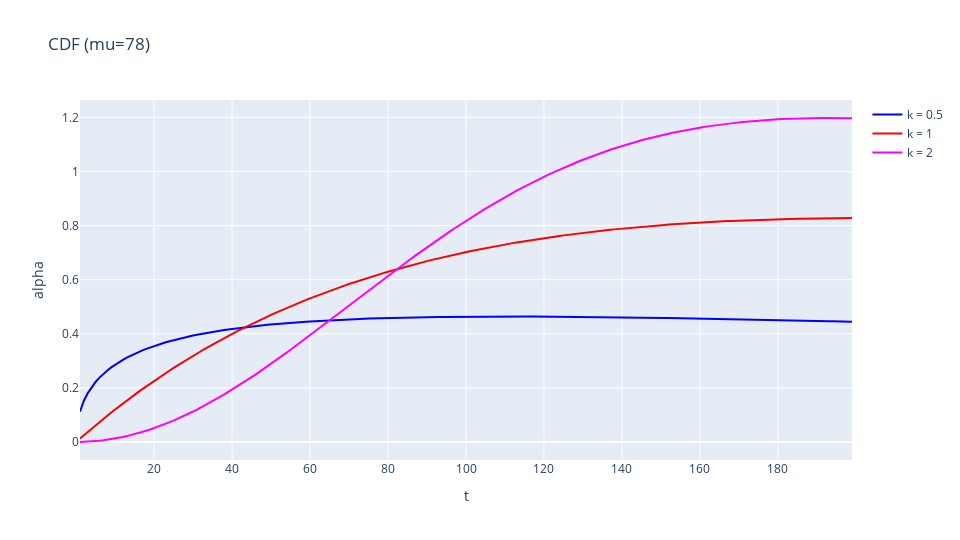
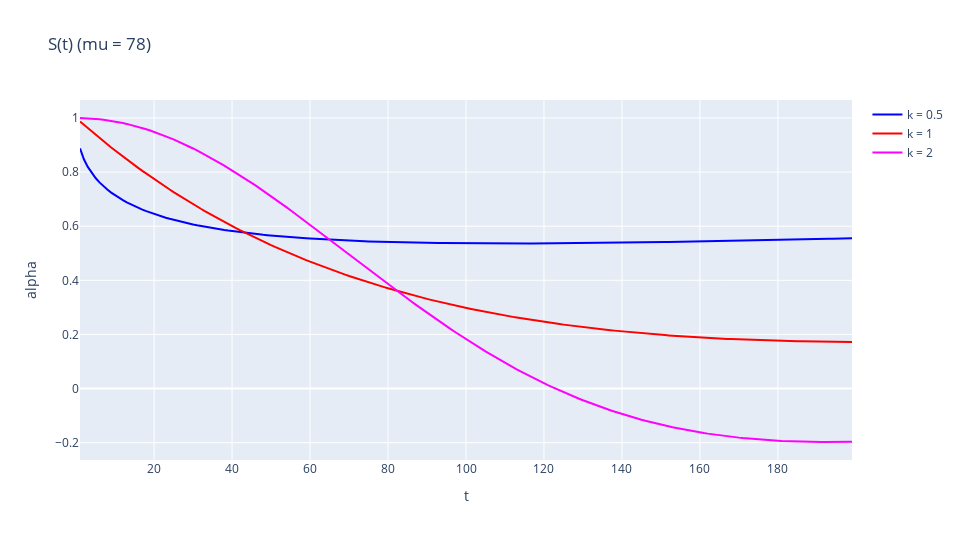
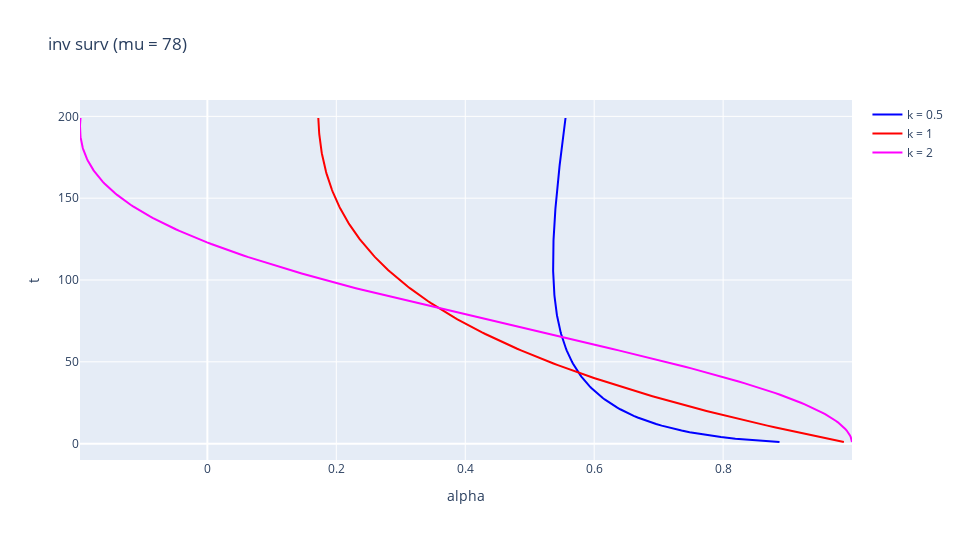

These figures' notebook cell, in order:
### Markdown cell above
##### CDF, survival, inverse survival

### Code cell
x, y05, y1, y2 = [], [], [], []
for t in range(1, 200, 1):
    x.append(t)
    y05.append(cdf(t, 0.5, 78))
    y1.append(cdf(t, 1, 78))
    y2.append(cdf(t, 2, 78))

print(x)
print(y05)

# CDF mu = 78
plot(x, x, x, y05, y1, y2, "t", "alpha", "CDF (mu=78)")

# Survival mu = 78
plot(x, x, x, [1-i for i in y05], [1-i for i in y1], [1-i for i in y2], "t", "alpha", "S(t) (mu = 78)")

# Inverse survival mu = 78
plot([1-i for i in y05], [1-i for i in y1], [1-i for i in y2], x, x, x, "alpha", "t", "inv surv (mu = 78)")

### Figure 1 — Plotly figure (JSON) as saved in the notebook; plotly's stock layout.template omitted (floating-point values rounded to 4 significant figures; data arrays with more than 128 entries replaced by an {"elided": "..."} marker saying what was removed)
{"data": [{"marker": {"color": "blue"}, "mode": "lines", "name": "k = 0.5", "type": "scatter", "x": {"elided": "199 int values"}, "y": {"elided": "199 float values"}}, {"marker": {"color": "red"}, "mode": "lines", "name": "k = 1", "type": "scatter", "x": {"elided": "199 int values"}, "y": {"elided": "199 float values"}}, {"marker": {"color": "magenta"}, "mode": "lines", "name": "k = 2", "type": "scatter", "x": {"elided": "199 int values"}, "y": {"elided": "199 float values"}}], "layout": {"height": 540, "title": {"text": "CDF (mu=78)"}, "width": 960, "xaxis": {"title": {"text": "t"}}, "yaxis": {"title": {"text": "alpha"}}}}

### Figure 2 — Plotly figure (JSON) as saved in the notebook; plotly's stock layout.template omitted (floating-point values rounded to 4 significant figures; data arrays with more than 128 entries replaced by an {"elided": "..."} marker saying what was removed)
{"data": [{"marker": {"color": "blue"}, "mode": "lines", "name": "k = 0.5", "type": "scatter", "x": {"elided": "199 int values"}, "y": {"elided": "199 float values"}}, {"marker": {"color": "red"}, "mode": "lines", "name": "k = 1", "type": "scatter", "x": {"elided": "199 int values"}, "y": {"elided": "199 float values"}}, {"marker": {"color": "magenta"}, "mode": "lines", "name": "k = 2", "type": "scatter", "x": {"elided": "199 int values"}, "y": {"elided": "199 float values"}}], "layout": {"height": 540, "title": {"text": "S(t) (mu = 78)"}, "width": 960, "xaxis": {"title": {"text": "t"}}, "yaxis": {"title": {"text": "alpha"}}}}

### Figure 3 — Plotly figure (JSON) as saved in the notebook; plotly's stock layout.template omitted (floating-point values rounded to 4 significant figures; data arrays with more than 128 entries replaced by an {"elided": "..."} marker saying what was removed)
{"data": [{"marker": {"color": "blue"}, "mode": "lines", "name": "k = 0.5", "type": "scatter", "x": {"elided": "199 float values"}, "y": {"elided": "199 int values"}}, {"marker": {"color": "red"}, "mode": "lines", "name": "k = 1", "type": "scatter", "x": {"elided": "199 float values"}, "y": {"elided": "199 int values"}}, {"marker": {"color": "magenta"}, "mode": "lines", "name": "k = 2", "type": "scatter", "x": {"elided": "199 float values"}, "y": {"elided": "199 int values"}}], "layout": {"height": 540, "title": {"text": "inv surv (mu = 78)"}, "width": 960, "xaxis": {"title": {"text": "alpha"}}, "yaxis": {"title": {"text": "t"}}}}
